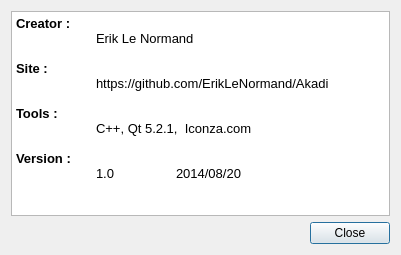
<?xml version="1.0" encoding="UTF-8"?>
<ui version="4.0">
 <class>HelpInfoBox</class>
 <widget class="QDialog" name="HelpInfoBox">
  <property name="geometry">
   <rect>
    <x>0</x>
    <y>0</y>
    <width>401</width>
    <height>255</height>
   </rect>
  </property>
  <property name="windowTitle">
   <string>Info</string>
  </property>
  <layout class="QVBoxLayout" name="verticalLayout">
   <item>
    <widget class="QTextBrowser" name="textBrowser">
     <property name="html">
      <string>&lt;!DOCTYPE HTML PUBLIC &quot;-//W3C//DTD HTML 4.0//EN&quot; &quot;http://www.w3.org/TR/REC-html40/strict.dtd&quot;&gt;
&lt;html&gt;&lt;head&gt;&lt;meta name=&quot;qrichtext&quot; content=&quot;1&quot; /&gt;&lt;style type=&quot;text/css&quot;&gt;
p, li { white-space: pre-wrap; }
&lt;/style&gt;&lt;/head&gt;&lt;body style=&quot; font-family:'Ubuntu'; font-size:10pt; font-weight:400; font-style:normal;&quot;&gt;
&lt;p style=&quot; margin-top:0px; margin-bottom:0px; margin-left:0px; margin-right:0px; -qt-block-indent:0; text-indent:0px;&quot;&gt;&lt;span style=&quot; font-weight:600;&quot;&gt;Creator :&lt;/span&gt;&lt;/p&gt;
&lt;p style=&quot; margin-top:0px; margin-bottom:0px; margin-left:0px; margin-right:0px; -qt-block-indent:0; text-indent:0px;&quot;&gt;	Erik Le Normand&lt;/p&gt;
&lt;p style=&quot;-qt-paragraph-type:empty; margin-top:0px; margin-bottom:0px; margin-left:0px; margin-right:0px; -qt-block-indent:0; text-indent:0px;&quot;&gt;&lt;br /&gt;&lt;/p&gt;
&lt;p style=&quot; margin-top:0px; margin-bottom:0px; margin-left:0px; margin-right:0px; -qt-block-indent:0; text-indent:0px;&quot;&gt;&lt;span style=&quot; font-weight:600;&quot;&gt;Site : &lt;/span&gt;&lt;/p&gt;
&lt;p style=&quot; margin-top:0px; margin-bottom:0px; margin-left:0px; margin-right:0px; -qt-block-indent:0; text-indent:0px;&quot;&gt;	https://github.com/ErikLeNormand/Akadi&lt;/p&gt;
&lt;p style=&quot;-qt-paragraph-type:empty; margin-top:0px; margin-bottom:0px; margin-left:0px; margin-right:0px; -qt-block-indent:0; text-indent:0px;&quot;&gt;&lt;br /&gt;&lt;/p&gt;
&lt;p style=&quot; margin-top:0px; margin-bottom:0px; margin-left:0px; margin-right:0px; -qt-block-indent:0; text-indent:0px;&quot;&gt;&lt;span style=&quot; font-weight:600;&quot;&gt;Tools :&lt;/span&gt;&lt;/p&gt;
&lt;p style=&quot; margin-top:0px; margin-bottom:0px; margin-left:0px; margin-right:0px; -qt-block-indent:0; text-indent:0px;&quot;&gt;	C++, Qt 5.2.1,  Iconza.com&lt;/p&gt;
&lt;p style=&quot;-qt-paragraph-type:empty; margin-top:0px; margin-bottom:0px; margin-left:0px; margin-right:0px; -qt-block-indent:0; text-indent:0px;&quot;&gt;&lt;br /&gt;&lt;/p&gt;
&lt;p style=&quot; margin-top:0px; margin-bottom:0px; margin-left:0px; margin-right:0px; -qt-block-indent:0; text-indent:0px;&quot;&gt;&lt;span style=&quot; font-weight:600;&quot;&gt;Version : &lt;/span&gt;&lt;/p&gt;
&lt;p style=&quot; margin-top:0px; margin-bottom:0px; margin-left:0px; margin-right:0px; -qt-block-indent:0; text-indent:0px;&quot;&gt;	1.0 	2014/08/20&lt;/p&gt;&lt;/body&gt;&lt;/html&gt;</string>
     </property>
    </widget>
   </item>
   <item>
    <layout class="QHBoxLayout" name="horizontalLayout">
     <item>
      <spacer name="horizontalSpacer">
       <property name="orientation">
        <enum>Qt::Horizontal</enum>
       </property>
       <property name="sizeHint" stdset="0">
        <size>
         <width>40</width>
         <height>20</height>
        </size>
       </property>
      </spacer>
     </item>
     <item>
      <widget class="QPushButton" name="closeButton">
       <property name="text">
        <string>Close</string>
       </property>
      </widget>
     </item>
    </layout>
   </item>
  </layout>
 </widget>
 <resources/>
 <connections>
  <connection>
   <sender>closeButton</sender>
   <signal>clicked()</signal>
   <receiver>HelpInfoBox</receiver>
   <slot>hide()</slot>
   <hints>
    <hint type="sourcelabel">
     <x>349</x>
     <y>277</y>
    </hint>
    <hint type="destinationlabel">
     <x>199</x>
     <y>149</y>
    </hint>
   </hints>
  </connection>
 </connections>
</ui>
